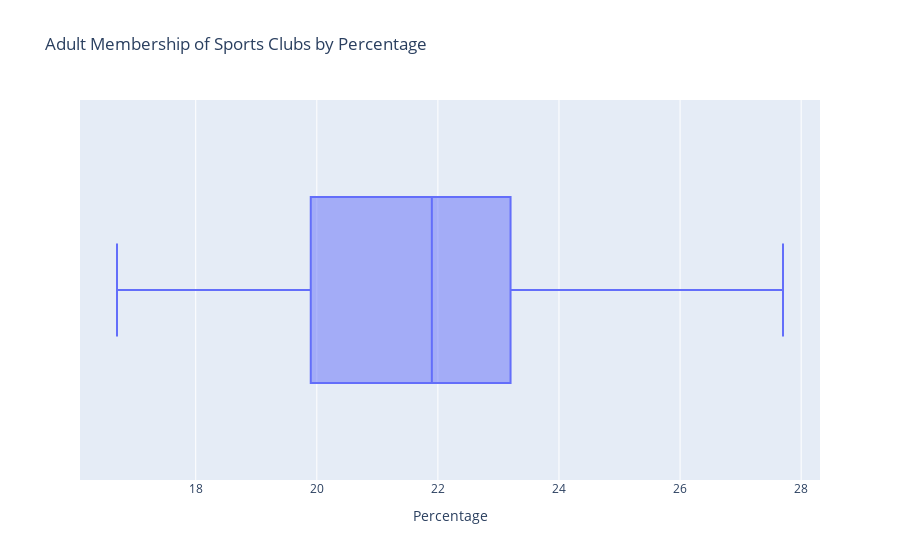

The notebook cell this image was saved under:
### Markdown cell above
## Boxplots

-----

### Code cell
# default boxplot
fig3 = px.box(df1, x="Percentage", title="Adult Membership of Sports Clubs by Percentage")
fig3.show()

### Figure 1 — Plotly figure (JSON) as saved in the notebook; plotly's stock layout.template omitted (floating-point values rounded to 4 significant figures)
{"data": [{"alignmentgroup": "True", "hovertemplate": "Percentage=%{x}<extra></extra>", "legendgroup": "", "marker": {"color": "#636efa"}, "name": "", "notched": false, "offsetgroup": "", "orientation": "h", "showlegend": false, "type": "box", "x": [16.8, 21.9, 24, 16.7, 24.9, 21.3, 22.5, 20.7, 19.7, 19.9, 22.3, 24, 17.9, 22.8, 22.3, 21.2, 22.6, 22.3, 25, 17.4, 22.3, 20.3, 20.9, 19.1, 19.1, 25.4, 21.8, 27.6, 19.3, 22.2, 19.9, 23.7, 21.8, 22.3, 20.4, 24, 20.4, 23.8, 18.6, 18.9, 24.3, 23.1, 27.7, 22.9, 20.4, 21.9, 23.5, 21.2, 19.9], "x0": " ", "xaxis": "x", "y0": " ", "yaxis": "y"}], "layout": {"boxmode": "group", "legend": {"tracegroupgap": 0}, "title": {"text": "Adult Membership of Sports Clubs by Percentage"}, "xaxis": {"anchor": "y", "domain": [0, 1], "title": {"text": "Percentage"}}, "yaxis": {"anchor": "x", "domain": [0, 1]}}}
